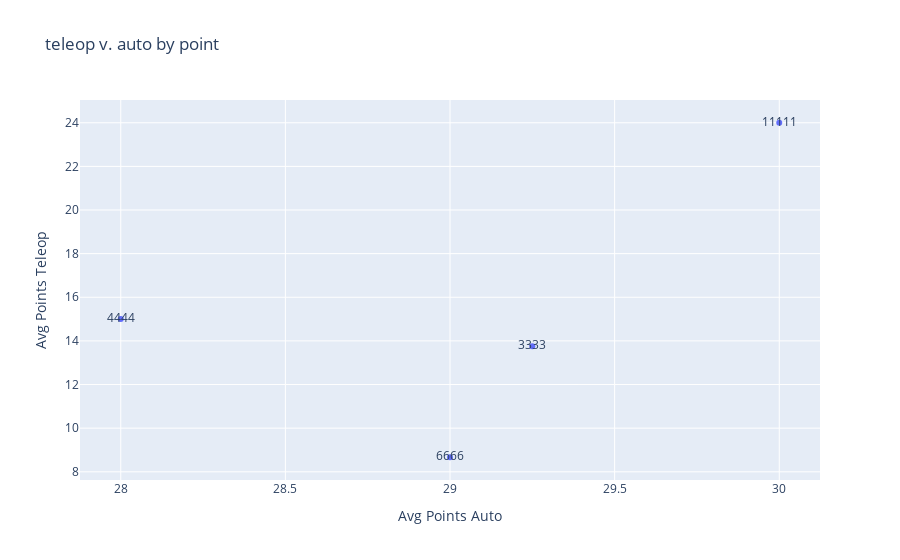

Notebook source saved alongside this figure:
### Code cell
x = avg_team["Auto Points Scored"]
y = avg_team["Teleop Points Scored"]

teams = all_teams

fig = px.scatter(x=x, y=y, text=teams, labels={'x': "Avg Points Auto", 'y': "Avg Points Teleop"},
                        title="teleop v. auto by point")

fig.show()

### Figure 1 — Plotly figure (JSON) as saved in the notebook; plotly's stock layout.template omitted (floating-point values rounded to 4 significant figures)
{"data": [{"hovertemplate": "Avg Points Auto=%{x}<br>Avg Points Teleop=%{y}<br>text=%{text}<extra></extra>", "legendgroup": "", "marker": {"color": "#636efa", "symbol": "circle"}, "mode": "markers+text", "name": "", "orientation": "v", "showlegend": false, "text": [3333.0, 6666.0, 11110.0, 4444.0], "type": "scatter", "x": [29.25, 29.0, 30.0, 28.0], "xaxis": "x", "y": [13.75, 8.667, 24.0, 15.0], "yaxis": "y"}], "layout": {"legend": {"tracegroupgap": 0}, "title": {"text": "teleop v. auto by point"}, "xaxis": {"anchor": "y", "domain": [0, 1], "title": {"text": "Avg Points Auto"}}, "yaxis": {"anchor": "x", "domain": [0, 1], "title": {"text": "Avg Points Teleop"}}}}
